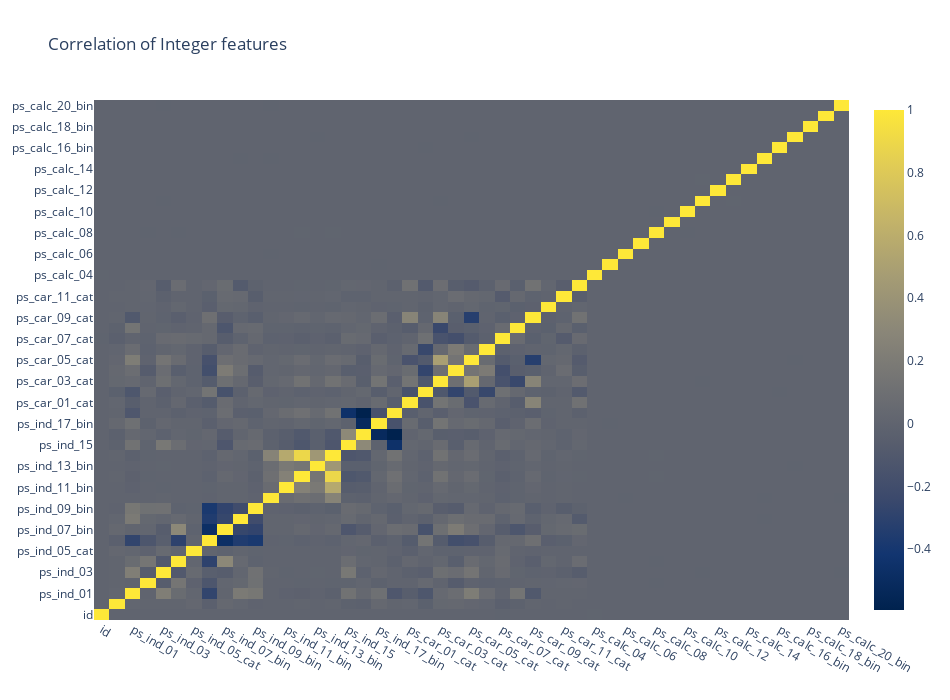

The cell this chart's notebook holds for it:
### Markdown cell above
Since the number of integer features is much higher than float features, the heatmap will be impossible to read the correlation inside each squere. This is why the heat map chosen is interactive.

### Code cell
# Date for three different axes
data = [
    go.Heatmap(
        z= train_int.corr().values,
        x=train_int.columns.values,
        y=train_int.columns.values,
        colorscale='cividis',
        reversescale = False,
        opacity = 1.0)
]
# Layout
layout = go.Layout(
    title='Correlation of Integer features',
    xaxis = dict(ticks='', nticks=36),
    yaxis = dict(ticks='' ),
    width = 950, height = 700)

# Plot
fig = go.Figure(data=data, layout=layout)
py.iplot(fig, filename='labelled-heatmap')

### Figure 1 — Plotly figure (JSON) as saved in the notebook; plotly's stock layout.template omitted (floating-point values rounded to 4 significant figures; data arrays with more than 128 entries replaced by an {"elided": "..."} marker saying what was removed)
{"data": [{"colorscale": [[0, "#00224e"], [0.1111, "#123570"], [0.2222, "#3b496c"], [0.3333, "#575d6d"], [0.4444, "#707173"], [0.5556, "#8a8678"], [0.6667, "#a59c74"], [0.7778, "#c3b369"], [0.8889, "#e1cc55"], [1, "#fee838"]], "opacity": 1, "reversescale": false, "type": "heatmap", "x": ["id", "target", "ps_ind_01", "ps_ind_02_cat", "ps_ind_03", "ps_ind_04_cat", "ps_ind_05_cat", "ps_ind_06_bin", "ps_ind_07_bin", "ps_ind_08_bin", "ps_ind_09_bin", "ps_ind_10_bin", "ps_ind_11_bin", "ps_ind_12_bin", "ps_ind_13_bin", "ps_ind_14", "ps_ind_15", "ps_ind_16_bin", "ps_ind_17_bin", "ps_ind_18_bin", "ps_car_01_cat", "ps_car_02_cat", "ps_car_03_cat", "ps_car_04_cat", "ps_car_05_cat", "ps_car_06_cat", "ps_car_07_cat", "ps_car_08_cat", "ps_car_09_cat", "ps_car_10_cat", "ps_car_11_cat", "ps_car_11", "ps_calc_04", "ps_calc_05", "ps_calc_06", "ps_calc_07", "ps_calc_08", "ps_calc_09", "ps_calc_10", "ps_calc_11", "ps_calc_12", "ps_calc_13", "ps_calc_14", "ps_calc_15_bin", "ps_calc_16_bin", "ps_calc_17_bin", "ps_calc_18_bin", "ps_calc_19_bin", "ps_calc_20_bin"], "y": ["id", "target", "ps_ind_01", "ps_ind_02_cat", "ps_ind_03", "ps_ind_04_cat", "ps_ind_05_cat", "ps_ind_06_bin", "ps_ind_07_bin", "ps_ind_08_bin", "ps_ind_09_bin", "ps_ind_10_bin", "ps_ind_11_bin", "ps_ind_12_bin", "ps_ind_13_bin", "ps_ind_14", "ps_ind_15", "ps_ind_16_bin", "ps_ind_17_bin", "ps_ind_18_bin", "ps_car_01_cat", "ps_car_02_cat", "ps_car_03_cat", "ps_car_04_cat", "ps_car_05_cat", "ps_car_06_cat", "ps_car_07_cat", "ps_car_08_cat", "ps_car_09_cat", "ps_car_10_cat", "ps_car_11_cat", "ps_car_11", "ps_calc_04", "ps_calc_05", "ps_calc_06", "ps_calc_07", "ps_calc_08", "ps_calc_09", "ps_calc_10", "ps_calc_11", "ps_calc_12", "ps_calc_13", "ps_calc_14", "ps_calc_15_bin", "ps_calc_16_bin", "ps_calc_17_bin", "ps_calc_18_bin", "ps_calc_19_bin", "ps_calc_20_bin"], "z": {"elided": "49x49 float values"}}], "layout": {"height": 700, "title": {"text": "Correlation of Integer features"}, "width": 950, "xaxis": {"nticks": 36, "ticks": ""}, "yaxis": {"ticks": ""}}}
